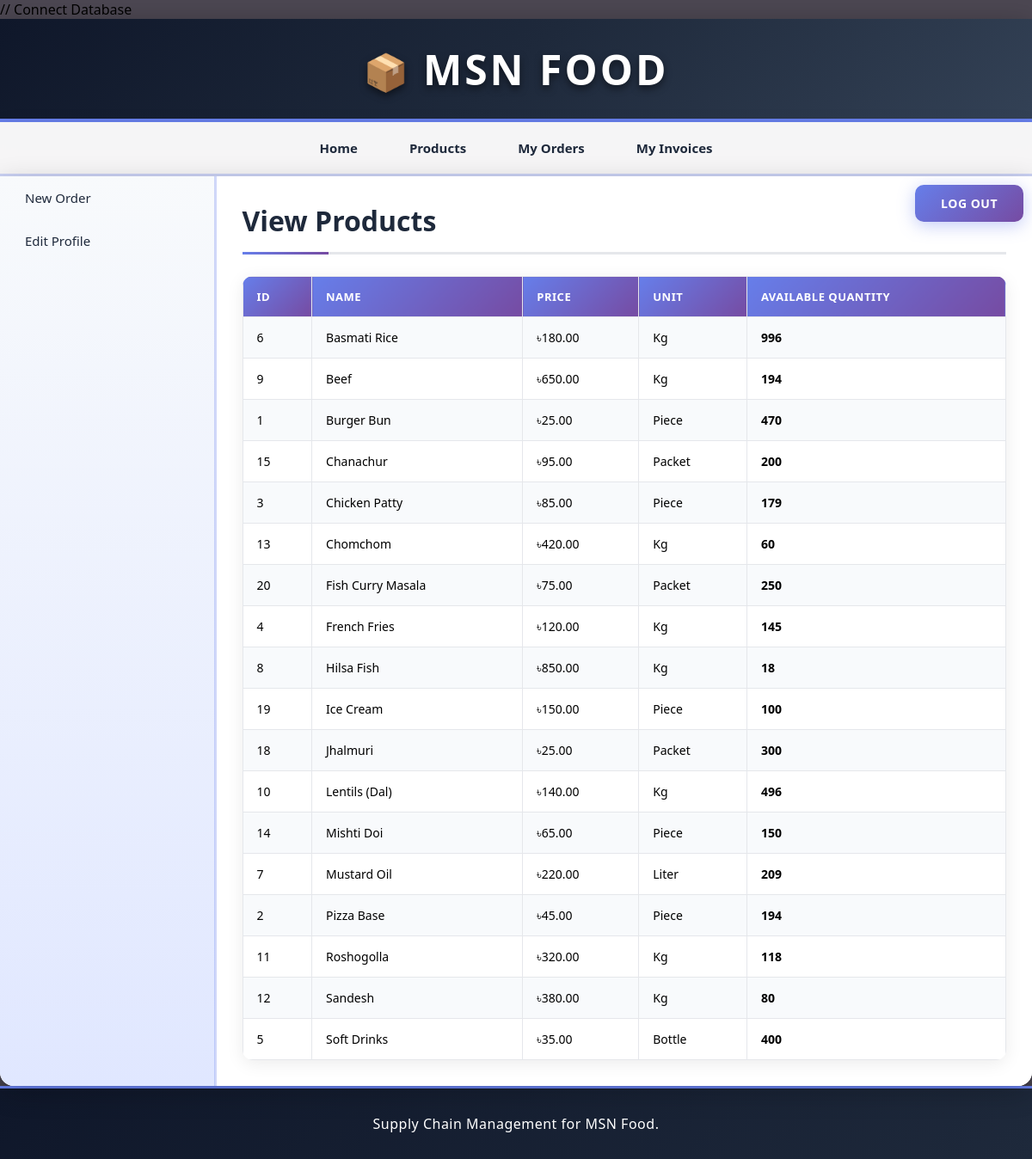
Page /retailer/view_products.php (signed in) on the committed database.
### tables this page shows
CREATE TABLE `products` (
  `pro_id` int(11) NOT NULL,
  `pro_name` varchar(255) NOT NULL,
  `pro_desc` text DEFAULT NULL,
  `pro_price` decimal(10,2) NOT NULL,
  `unit_id` int(11) NOT NULL,
  `added_date` timestamp NOT NULL DEFAULT current_timestamp()
);

CREATE TABLE `units` (
  `unit_id` int(11) NOT NULL,
  `unit_name` varchar(50) NOT NULL,
  `unit_details` varchar(255) DEFAULT NULL
);

### retailer/view_products.php (the view, shortened to what this page needs)
<?php
	include("../includes/config.php");
	if(isset($_SESSION['retailer_login'])) {
			$query_selectProducts = "SELECT p.*, u.unit_name,
									COALESCE(SUM(ms.quantity), 0) as available_quantity
									FROM products p
									JOIN units u ON p.unit_id = u.unit_id
									LEFT JOIN manufacturer_stock ms ON p.pro_id = ms.product_id
									GROUP BY p.pro_id
									ORDER BY p.pro_name";
			$result_selectProducts = mysqli_query($con,$query_selectProducts);
		}
		else {
			header('Location:../index.php');
		}
?>
<!DOCTYPE html>
<html>
<head>
	<link rel="stylesheet" href="../includes/main_style.css" >
</head>
<body>
	<?php
		include("../includes/header.inc.php");
		include("../includes/nav_retailer.inc.php");
		include("../includes/aside_retailer.inc.php");
	?>
	<section>
		<h1>View Products</h1>
		<form action="" method="POST" class="form">
		<table class="table_displayData">
			<tr>
				<th> ID </th>
				<th> Name </th>
				<th> Price </th>
				<th> Unit </th>
				<th> Available Quantity </th>
			</tr>
			<?php $i=1; while($row_selectProducts = mysqli_fetch_array($result_selectProducts)) { ?>
			<tr>
				<td> <?php echo $row_selectProducts['pro_id']; ?> </td>
				<td> <?php echo $row_selectProducts['pro_name']; ?> </td>
				<td> ৳<?php echo number_format($row_selectProducts['pro_price'], 2); ?> </td>
				<td> <?php echo $row_selectProducts['unit_name']; ?> </td>
				<td> <strong><?php echo $row_selectProducts['available_quantity']; ?></strong> </td>
			</tr>
			<?php $i++; } ?>
		</table>
		</form>
	</section>
	<?php
		include("../includes/footer.inc.php");
	?>
</body>
</html>

### includes/main_style.css (style rules this page uses)
* { font-family: "Segoe UI", Tahoma, Geneva, Verdana, sans-serif; margin: 0; padding: 0; box-sizing: border-box; }
body { width: 100%; max-width: 1600px; margin: 0 auto; background: linear-gradient(135deg, #4c4752 0%, #4c4752 100%); background-attachment: fixed; min-height: 100vh; }
section { width: 100%; padding: 30px; min-height: 500px; }
section h1 { margin-bottom: 25px; font-weight: 700; color: #1e293b; font-size: 32px; padding-bottom: 15px; border-bottom: 3px solid #e5e7eb; position: relative; }
section h1::after { content: ""; position: absolute; bottom: -3px; left: 0; width: 100px; height: 3px; background: linear-gradient(90deg, #667eea 0%, #764ba2 100%); }
table { border-collapse: collapse; width: 100%; }
.table_displayData { box-shadow: 0 4px 20px rgba(0, 0, 0, 0.08); border-radius: 12px; overflow: hidden; background: white; }
.table_displayData td, .table_displayData th { border: 1px solid #e5e7eb; padding: 14px 16px; text-align: left; font-size: 14px; }
.table_displayData th { background: linear-gradient(135deg, #667eea 0%, #764ba2 100%); color: white; font-weight: 600; text-transform: uppercase; letter-spacing: 0.5px; font-size: 13px; }
.table_displayData tr:nth-child(even) { background-color: #f8fafc; }

### rows in the picture
products: pro_id "6", pro_name "Basmati Rice", pro_price "180.00", unit.unit_name "Kg", available_quantity "996"
products: pro_id "9", pro_name "Beef", pro_price "650.00", unit.unit_name "Kg", available_quantity "194"
products: pro_id "1", pro_name "Burger Bun", pro_price "25.00", unit.unit_name "Piece", available_quantity "470"
products: pro_id "15", pro_name "Chanachur", pro_price "95.00", unit.unit_name "Packet", available_quantity "200"
products: pro_id "3", pro_name "Chicken Patty", pro_price "85.00", unit.unit_name "Piece", available_quantity "179"
products: pro_id "13", pro_name "Chomchom", pro_price "420.00", unit.unit_name "Kg", available_quantity "60"
products: pro_id "20", pro_name "Fish Curry Masala", pro_price "75.00", unit.unit_name "Packet", available_quantity "250"
products: pro_id "4", pro_name "French Fries", pro_price "120.00", unit.unit_name "Kg", available_quantity "145"
products: pro_id "8", pro_name "Hilsa Fish", pro_price "850.00", unit.unit_name "Kg", available_quantity "18"
products: pro_id "19", pro_name "Ice Cream", pro_price "150.00", unit.unit_name "Piece", available_quantity "100"
products: pro_id "18", pro_name "Jhalmuri", pro_price "25.00", unit.unit_name "Packet", available_quantity "300"
products: pro_id "10", pro_name "Lentils (Dal)", pro_price "140.00", unit.unit_name "Kg", available_quantity "496"
products: pro_id "14", pro_name "Mishti Doi", pro_price "65.00", unit.unit_name "Piece", available_quantity "150"
products: pro_id "7", pro_name "Mustard Oil", pro_price "220.00", unit.unit_name "Liter", available_quantity "209"
products: pro_id "2", pro_name "Pizza Base", pro_price "45.00", unit.unit_name "Piece", available_quantity "194"
products: pro_id "11", pro_name "Roshogolla", pro_price "320.00", unit.unit_name "Kg", available_quantity "118"
products: pro_id "12", pro_name "Sandesh", pro_price "380.00", unit.unit_name "Kg", available_quantity "80"
products: pro_id "5", pro_name "Soft Drinks", pro_price "35.00", unit.unit_name "Bottle", available_quantity "400"
